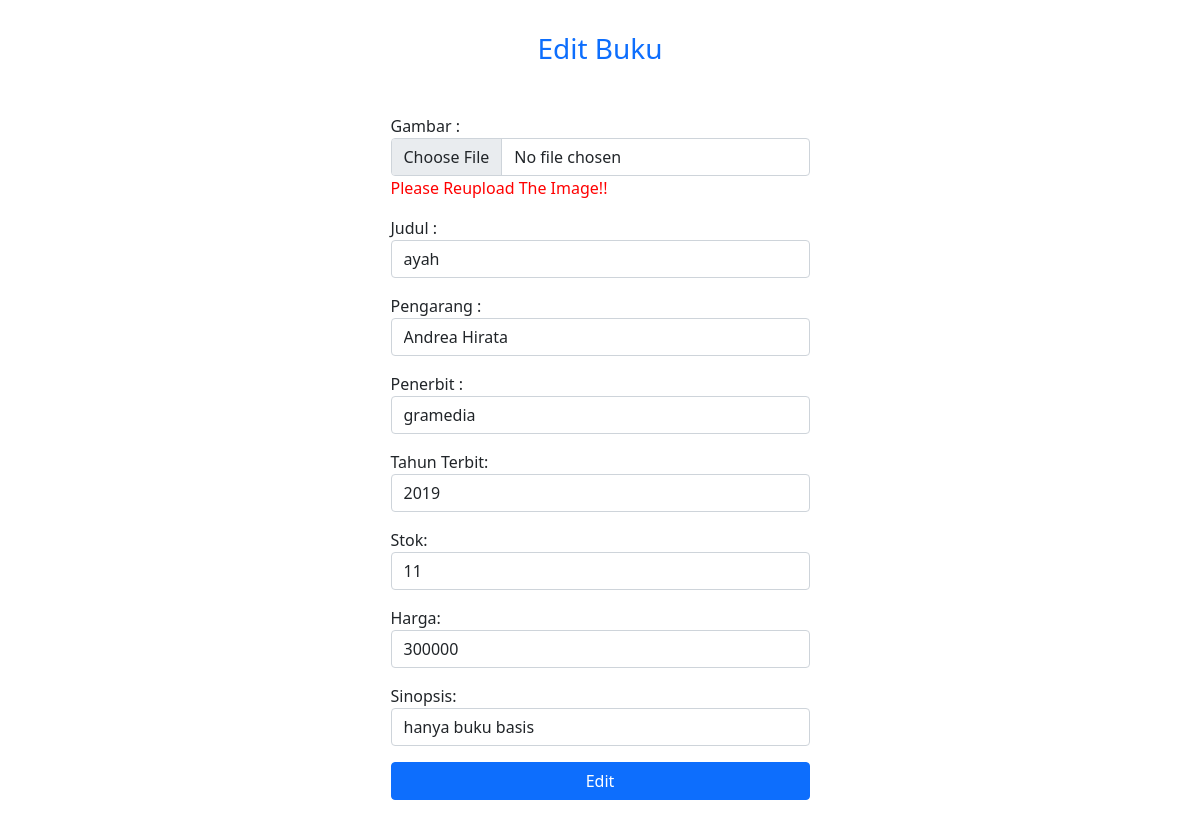
Page /perpustakaan/Buku/edit_buku.php?id=1 on the committed database.
### tables this page shows
CREATE TABLE `tb_buku` (
  `idBuku` int(11) NOT NULL,
  `judul` varchar(50) NOT NULL,
  `pengarang` varchar(50) NOT NULL,
  `penerbit` varchar(50) NOT NULL,
  `tahunTerbit` varchar(4) NOT NULL,
  `harga` int(12) NOT NULL,
  `sinopsis` text NOT NULL,
  `gambar` text NOT NULL,
  `stok` int(11) NOT NULL
);

### perpustakaan/Buku/edit_buku.php (the view, shortened to what this page needs)
<!DOCTYPE html>
<html>
<head>
    <link href="https://cdn.jsdelivr.net/npm/bootstrap@5.1.3/dist/css/bootstrap.min.css" rel="stylesheet">
</head>
<body>
    <?php
    include "../config.php";
    $id = $_GET['id'];
    $sql = mysqli_query($mysqli, "SELECT * FROM tb_buku WHERE idBuku='$id'");
    while ($buku = mysqli_fetch_array($sql)) {
        $judul = $buku['judul'];
        $pengarang = $buku['pengarang'];
        $penerbit = $buku['penerbit'];
        $tahunTerbit = $buku['tahunTerbit'];
        $stok = $buku['stok'];
        $harga = $buku['harga'];
        $sinopsis = $buku['sinopsis'];
    }
    ?>
    <div class="container">
        <div class="row vh-100 d-flex justify-content-center align-items-center">
            <div class="col-md-7 col-lg-5">
                <div class="card-body">
                    <h3 class="mb-5 mt-3 text-center text-primary">Edit Buku</h3>
                    <form action="proses_edit.php" method="POST" enctype="multipart/form-data">
                        <div class="mb-3">
                            <label for="judul">Gambar : </label>
                            <input type="file" class="form-control" name="filegambar" id="filegambar" />
                            <label style="color: red"> Please Reupload The Image!! </label>
                        </div>
                        <div class="mb-3">
                            <label for="judul">Judul : </label>
                            <input type="text" class="form-control" name="judul" value="<?php echo $judul ?>" />
                        </div>
                        <div class=" mb-3">
                            <label for="pengarang">Pengarang : </label>
                            <input type="text" class="form-control" name="pengarang" value="<?php echo $pengarang ?>" />
                        </div>
                        <div class=" mb-3">
                            <label for="penerbit">Penerbit :</label>
                            <input type="text" class="form-control" name="penerbit" value="<?php echo $penerbit ?> " />
                        </div>
                        <div class=" mb-3">
                            <label for="tahunTerbit">Tahun Terbit:</label>
                            <input type="text" class="form-control" name="tahunTerbit" value="<?php echo $tahunTerbit ?>" />
                        </div>
                        <div class=" mb-3">
                            <label for="harga">Stok:</label>
                            <input type="number" class="form-control" name="stok" value="<?php echo $stok ?>" />
                        </div>
                        <div class=" mb-3">
                            <label for="harga">Harga:</label>
                            <input type="number" class="form-control" name="harga" value="<?php echo $harga ?>" />
                        </div>
                        <div class="mb-3">
                            <label for="sinopsis">Sinopsis:</label>
                            <input type="text" class="form-control" name="sinopsis" value="<?php echo $sinopsis ?>" />
                        </div>
                        <div class="d-grid gap-2">
                            <input class="btn btn-primary" type="submit" name="tambahkan" value="Edit">
                        </div>
                    </form>
                </div>
            </div>
        </div>
    </div>
</body>
</html>

### rows in the picture
tb_buku: judul "ayah", pengarang "Andrea Hirata", penerbit "gramedia", tahunTerbit "2019", stok "11", harga "300000", sinopsis "hanya buku basis"
